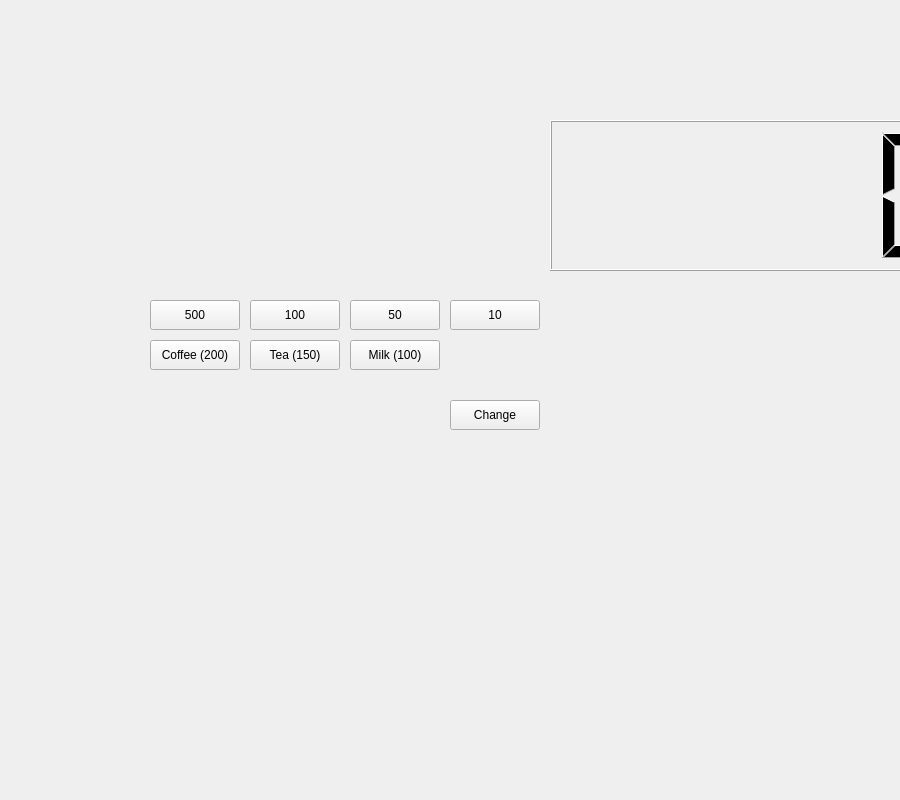
<?xml version="1.0" encoding="UTF-8"?>
<ui version="4.0">
 <class>Widget</class>
 <widget class="QWidget" name="Widget">
  <property name="geometry">
   <rect>
    <x>0</x>
    <y>0</y>
    <width>900</width>
    <height>800</height>
   </rect>
  </property>
  <property name="windowTitle">
   <string>Widget</string>
  </property>
  <widget class="QPushButton" name="pbCoin500">
   <property name="geometry">
    <rect>
     <x>150</x>
     <y>300</y>
     <width>90</width>
     <height>30</height>
    </rect>
   </property>
   <property name="text">
    <string>500</string>
   </property>
  </widget>
  <widget class="QPushButton" name="pbCoin100">
   <property name="geometry">
    <rect>
     <x>250</x>
     <y>300</y>
    <width>90</width>
    <height>30</height>
    </rect>
   </property>
   <property name="text">
    <string>100</string>
   </property>
  </widget>
  <widget class="QPushButton" name="pbCoin50">
   <property name="geometry">
    <rect>
     <x>350</x>
     <y>300</y>
    <width>90</width>
    <height>30</height>
    </rect>
   </property>
   <property name="text">
    <string>50</string>
   </property>
  </widget>
  <widget class="QPushButton" name="pbCoin10">
   <property name="geometry">
    <rect>
     <x>450</x>
     <y>300</y>
    <width>90</width>
    <height>30</height>
    </rect>
   </property>
   <property name="text">
    <string>10</string>
   </property>
  </widget>
  <widget class="QLCDNumber" name="lcdNumber">
   <property name="geometry">
    <rect>
     <x>550</x>
     <y>120</y>
     <width>431</width>
     <height>151</height>
    </rect>
   </property>
  </widget>
  <widget class="QPushButton" name="pbCoffee">
   <property name="geometry">
    <rect>
     <x>150</x>
     <y>340</y>
    <width>90</width>
    <height>30</height>
    </rect>
   </property>
   <property name="text">
    <string>Coffee (200)</string>
   </property>
  </widget>
  <widget class="QPushButton" name="pbTea">
   <property name="geometry">
    <rect>
     <x>250</x>
     <y>340</y>
    <width>90</width>
    <height>30</height>
    </rect>
   </property>
   <property name="text">
    <string>Tea (150)</string>
   </property>
  </widget>
  <widget class="QPushButton" name="pbMilk">
   <property name="geometry">
    <rect>
     <x>350</x>
     <y>340</y>
    <width>90</width>
    <height>30</height>
    </rect>
   </property>
   <property name="text">
    <string>Milk (100)</string>
   </property>
  </widget>
  <widget class="QPushButton" name="pbChange">
   <property name="geometry">
    <rect>
     <x>450</x>
     <y>400</y>
    <width>90</width>
    <height>30</height>
    </rect>
   </property>
   <property name="text">
    <string>Change</string>
   </property>
  </widget>
 </widget>
 <resources/>
 <connections/>
</ui>
